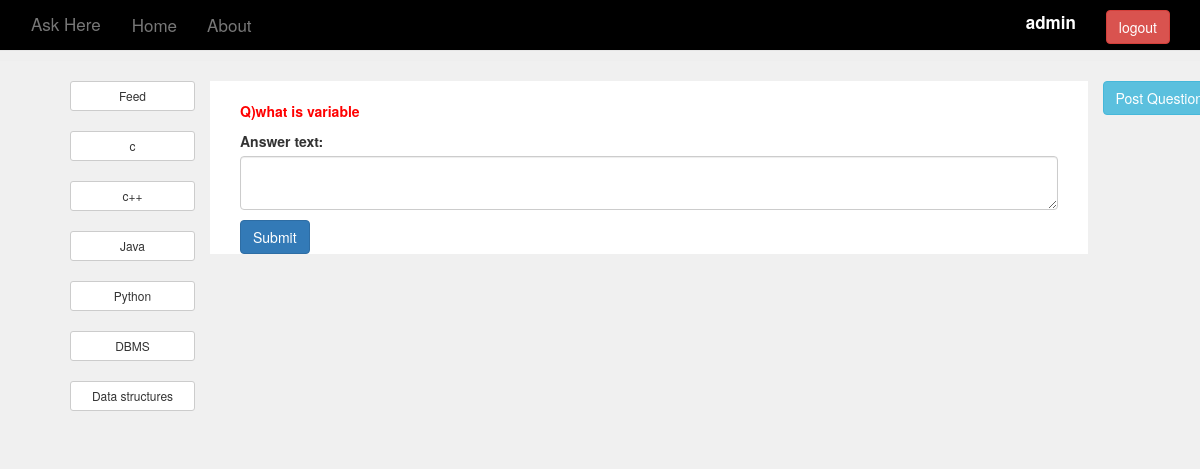
The app's page /add_answer/9 (signed in) with its own data.
### Ask/models.py (models this page shows)
class Interest(models.Model):
    topic = models.CharField(max_length=30)

class Question(models.Model):
    question_text = models.CharField(max_length=300)
    created_by = models.ForeignKey(UserLogin,on_delete = models.CASCADE)
    topic_id = models.ForeignKey(Interest,on_delete=models.CASCADE)
    created_date = models.DateTimeField()

### Ask/views.py (the view)
# urls.py: path('add_answer/<int:que_id>',add_answer,name='add_answer'),
@login_required(login_url='/login')
def add_answer(request,que_id):
    question_text = Question.objects.get(pk=que_id).question_text
    if(request.method=="POST"):
        form = AnswerForm(request.POST)
        if(form.is_valid()):
            answer = form.save(commit=False)
            answer.que_id = Question.objects.get(pk=que_id)
            answer.answerd_by =  UserLogin.objects.get(username=request.user.username)
            answer.save()
            return redirect('index')
        else:
            return render(request,'add_answer.html',{'form':form,'question_text':question_text,'user':request.user,'topics':topics})
    else:
        form = AnswerForm()
        return render(request,'add_answer.html',{'form':form,'question_text':question_text,'user':request.user,'topics':topics})

### Ask/forms.py
class AnswerForm(forms.ModelForm):
    answer_text = forms.CharField(widget=forms.Textarea )
    class Meta:
        model = Answer
        fields = ('answer_text',)
    def __init__(self,*args,**kwargs):
        super(AnswerForm,self).__init__(*args,**kwargs)
        self.fields['answer_text'].widget.attrs= {
            'class':'form-control'
        }

### Ask/templates/add_answer.html
{% extends 'base.html' %}
{% load static %}
{% block content2 %}
    <form method="POST" class="form-signin"> {% csrf_token %}
        <div class="container form-display">
            <br>
            <p class="question-display">Q){{ question_text }} </p>
            {{ form.as_p }}
            <button type="submit" class="save btn btn-primary">Submit </button>
            <br>
        </div>
    </form>
{% endblock %}

### Ask/templates/base.html (shortened to what this page needs)
{% load static %}
<!DOCTYPE  html>
<html >
<head>
    <link rel="stylesheet" href="https://maxcdn.bootstrapcdn.com/bootstrap/3.3.7/css/bootstrap.min.css"
>
    <link rel="stylesheet" href="{% static 'default.css' %}">
</head>
<body  style="background-color: #f0f0f0;">
        <nav class="navbar navbar-default navbar-fixed-top">
            <div class="container">
                <div class="navbar-header">
                    <a class="navbar-brand" href="{% url 'index' %}">Ask Here</a>
                  </div>
                <ul class="nav navbar-nav">
                    <li class ={% if page == 'index' %} "active" {% endif %} > <a href="{% url 'index' %}">Home</a> </li>
                    <li class ={% if page == 'about' %} "active" {% endif %} > <a href="{% url 'about' %}">About</a> </li>
                </ul>
                <ul class="nav navbar-nav navbar-right">
                    {% if user.is_authenticated %}
                        <li>  <a href="#" class="username-display"><p style="color: white;">{{ user.username }}</p>   </a>  </li>
                        <li>
                            <a href="{% url 'logout' %}" class="right-nav-display">
                              <button type="button" class="btn btn-danger">logout </button>
                            </a>
                        </li>
                    {%  else  %}
                    <li><a href="{% url 'signup' %}"><span class="glyphicon glyphicon-user"></span> Sign Up</a></li>
                    <li><a href="{% url 'login' %}"><span class="glyphicon glyphicon-log-in"></span> Login</a></li>
                    {% endif %}
                </ul>
            </div>
        </nav>
        <br><br> <hr>
        <div class="container">
            <div class="row">
                <div class="col-md-2">
                    <ul style="list-style-type:none;">
                        <li><a href="{% url 'index' %}">
                                <button class="btn btn-default btn-sm btn-block"> Feed  </button>
                            </a>
                        </li> <br>
                        {% for t in topics %}
                            <li>
                                <a href="{% url 'filter' topic_id=t.id %}" role="button">
                                    <button class="btn btn-default btn-sm btn-block">{{ t.topic }} </button>
                                </a>
                            </li>
                            <br>
                        {% endfor %}
                    </ul>
                </div>
                <div class="col-md-9 middle-display">
                    {% block content2 %}{% endblock %}
                </div>
                <div class="col-md-1">
                    <a href="{% url 'post_question' %}">
                        <button type="button" class="btn btn-info"> Post Question</button>
                    </a>
                </div>
            </div>
        </div>
</body>
</html>

### Ask/static/default.css (style rules this page uses)
.question-display { color: red; font-weight: bold; }
a:link { text-decoration: none; }
.form-display { width: 100%; }
.middle-display { background-color: white; }
.navbar { overflow: hidden; background-color:black; position: fixed; top: 0; width: 100%; }
.navbar a { float: left; display: block; color: #f2f2f2; text-align: center; padding: 14px 16px; text-decoration: none; font-size: 17px; }
.right-nav-display { margin-bottom: -20px; margin-top: -5px; }
.username-display { margin-bottom: -20px; margin-top: -3px; font-weight: bold; }

### records on screen
Interest: topic "c"
Interest: topic "c++"
Interest: topic "Java"
Interest: topic "Python"
Interest: topic "DBMS"
Interest: topic "Data structures"
Question: question_text "what is variable"

### other values on screen
{{ user.username }} "admin"
